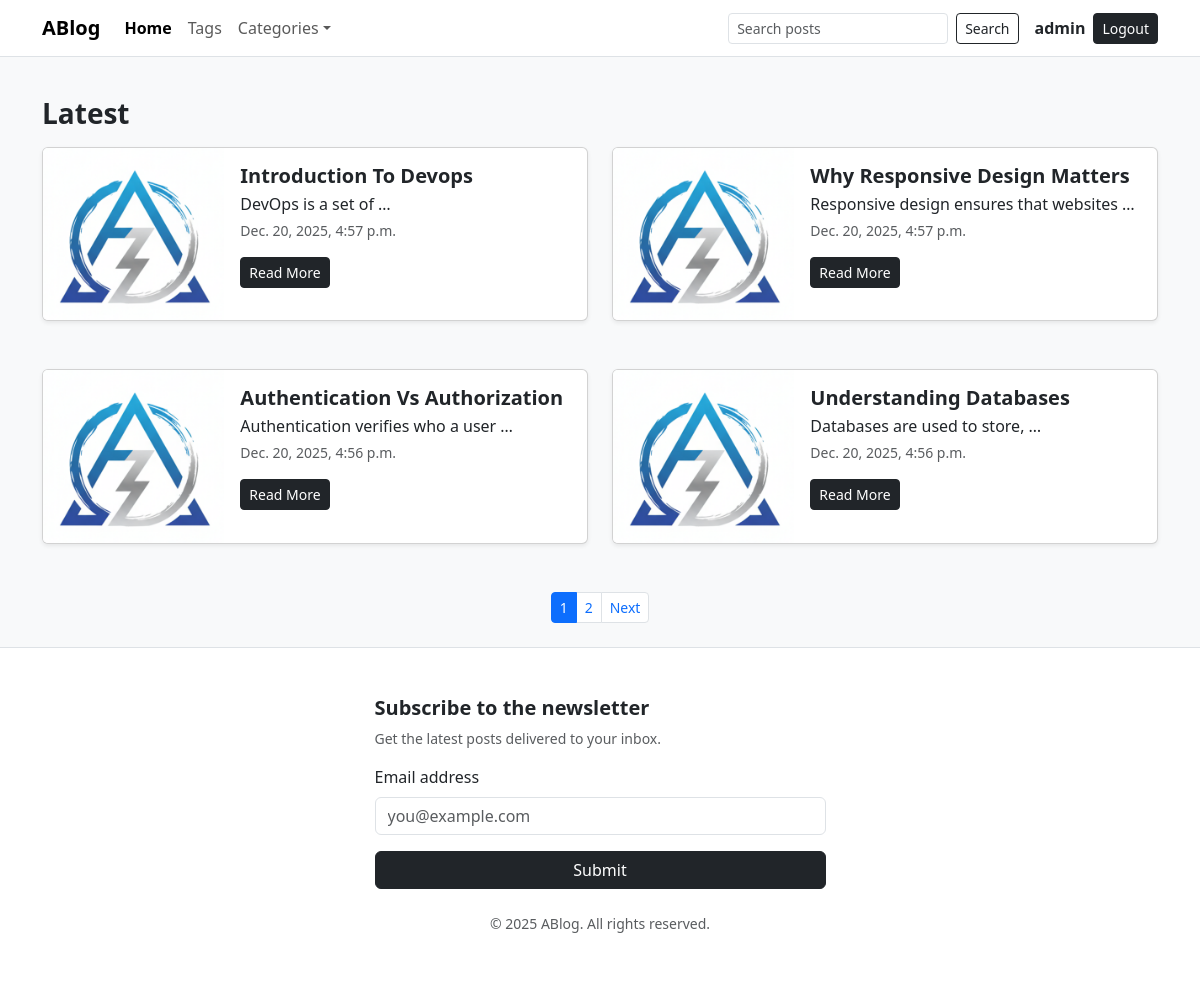
Page / (signed in) on the earlier database version.
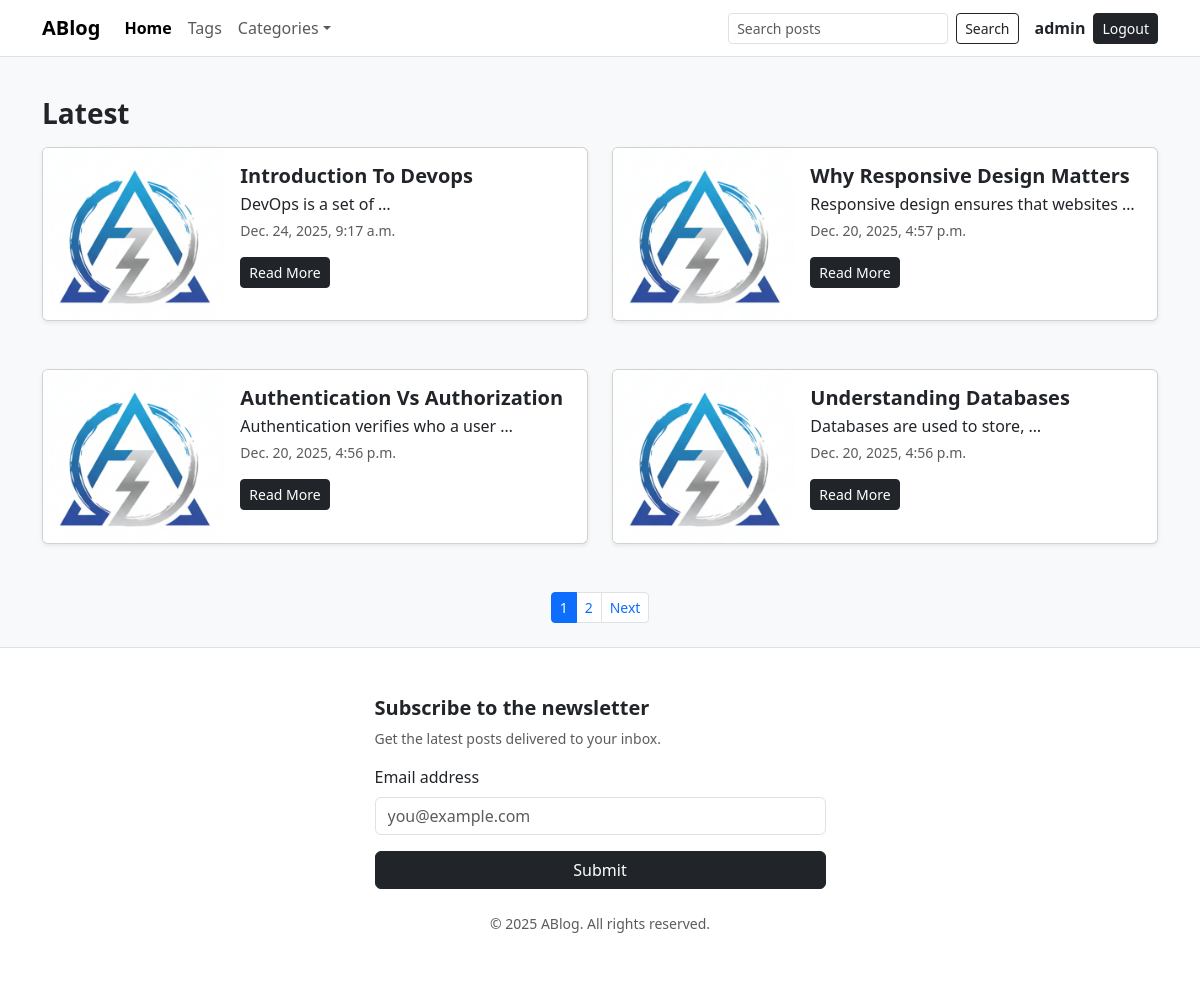
Same page on the later database version.
### posts/models.py (models this page shows, shortened)
class Post(models.Model):
    post_title = models.CharField(max_length=60)
    post_content = models.TextField()
    published_data = models.DateTimeField(auto_now=True)
    tags = models.ManyToManyField(Tag)
    post_image = models.ImageField(upload_to="post", default="post/i.png")

### posts/views.py (the view)
# urls.py: path("", views.HomeView.as_view(), name="home"),
class HomeView(ListView):
    model = Post
    template_name = "posts/index.html"
    context_object_name = "posts"
    ordering = ["-id"]
    paginate_by = 4

### posts/context_processors.py (called while the page is built)
def categories(request):
  categories = [
    "Programming",
    "Food",
    "Travel"
  ]
  return {"categories": categories}

### posts/templates/posts/index.html (shortened to what this page needs)
{% extends "base.html" %}
{% block main %}
  <h1 class="my-3 fw-semibold fs-3">Latest</h1>
  <div class="row g-4">
    {% for post in posts %}
      <div class="col-12 col-md-6">{% include "posts/includes/post-card.html" %}</div>
    {% empty %}
      <p class="text-muted">No posts yet.</p>
    {% endfor %}
  </div>
  {% if page_obj.paginator.count > 4 %}
    <div class="d-flex justify-content-center mt-4">
      <nav aria-label="Page navigation">
        <ul class="pagination pagination-sm mb-0">
          <li class="page-item active" aria-current="page">
            <span class="page-link">{{ page_obj.number }}</span>
          </li>
          {% if page_obj.has_next %}
            <li class="page-item">
              <a class="page-link" href="?page={{ page_obj.next_page_number }}">{{ page_obj.next_page_number }}</a>
            </li>
            <li class="page-item">
              <a class="page-link" href="?page={{ page_obj.next_page_number }}">Next</a>
            </li>
          {% endif %}
        </ul>
      </nav>
    </div>
  {% endif %}
{% endblock main %}

### posts/templates/posts/includes/post-card.html
<div class="mb-4">
  <div class="card shadow-sm overflow-hidden">
    <div class="row g-0">
      <div class="col-4">
        <img src="{{ post.post_image.url }}"
             alt="Post image"
             width="300"
             height="200"
             class="img-fluid object-fit-cover bg-light" />
      </div>
      <div class="col-8">
        <div class="card-body">
          <h5 class="card-title fw-bold mb-1">{{ post.post_title|title }}</h5>
          <p class="card-text text-body mb-1">{{ post.post_content|truncatewords:5 }}</p>
          <p class="card-text text-muted small mb-3">{{ post.published_data }}</p>
          <a href="{% url 'post' post.id %}" class="btn btn-dark btn-sm">Read More</a>
        </div>
      </div>
    </div>
  </div>
</div>

Differences in the rows shown:
changed Post "Introduction To Devops": published_data "Dec. 20, 2025, 4:57 p.m." → "Dec. 24, 2025, 9:17 a.m."
